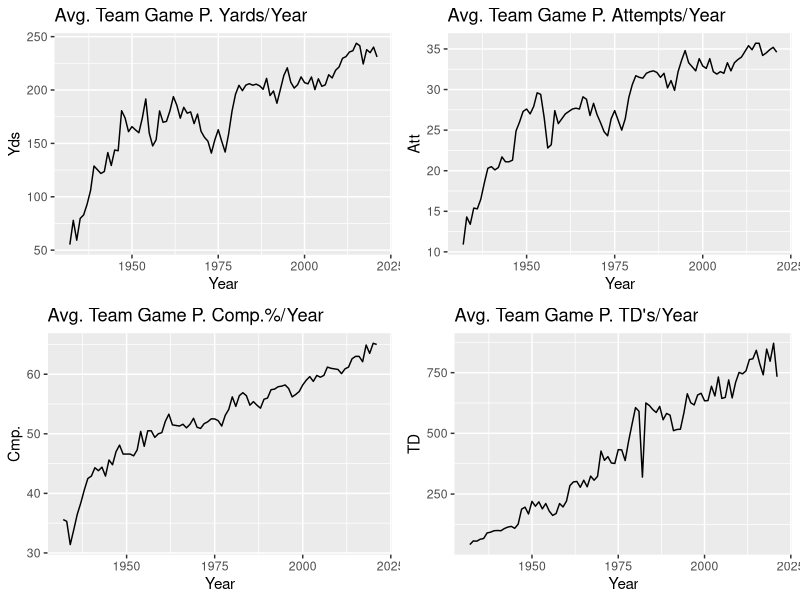
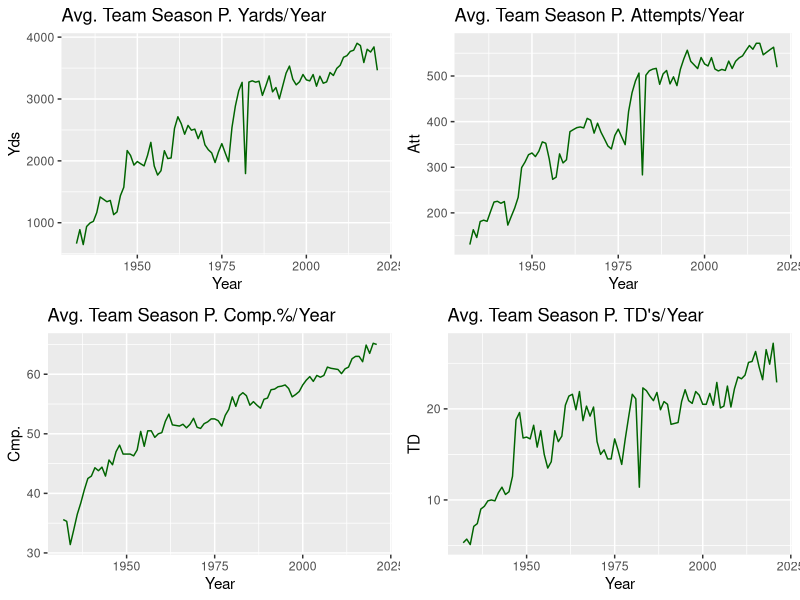
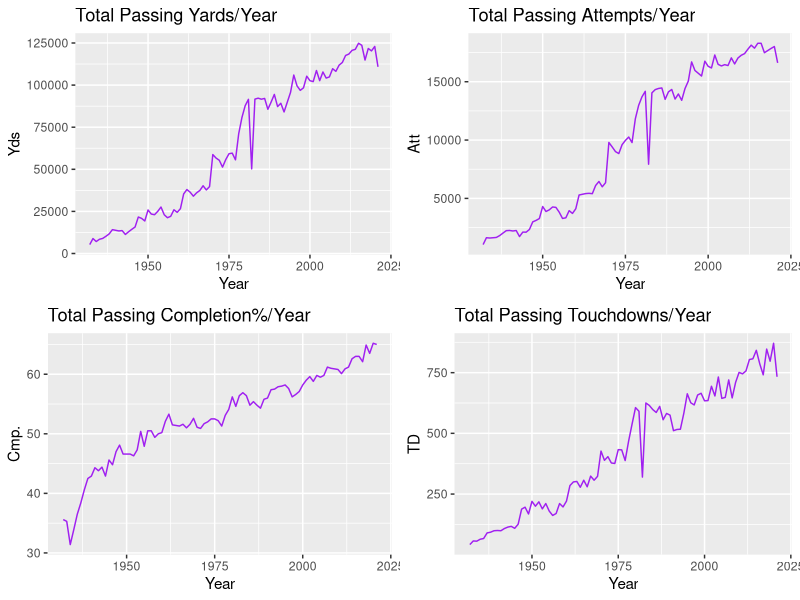
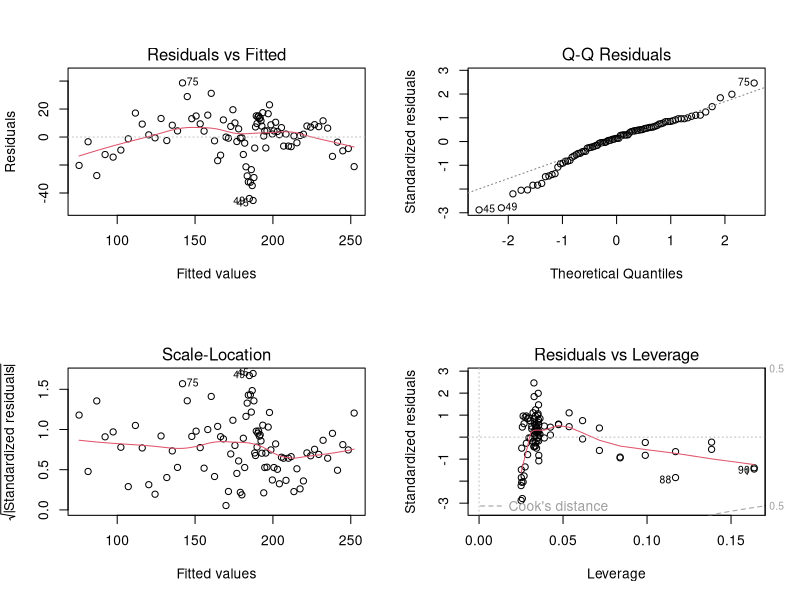
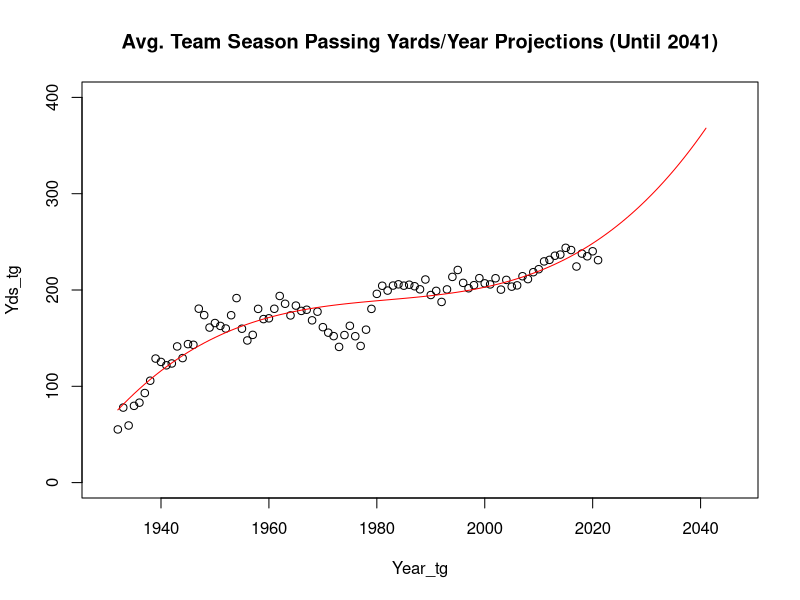
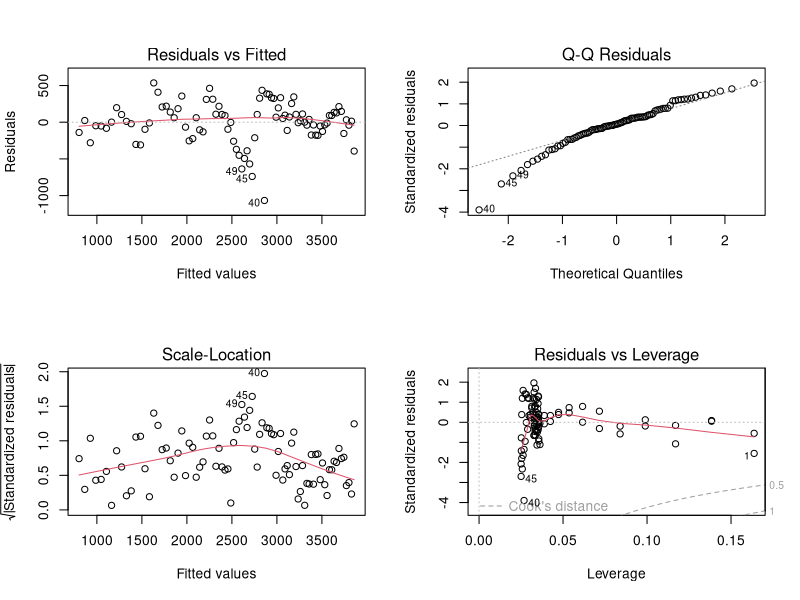
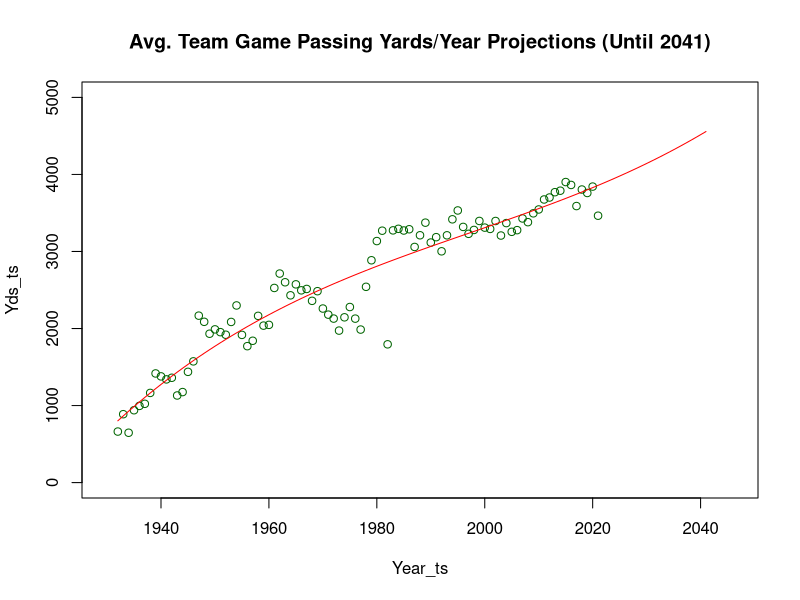
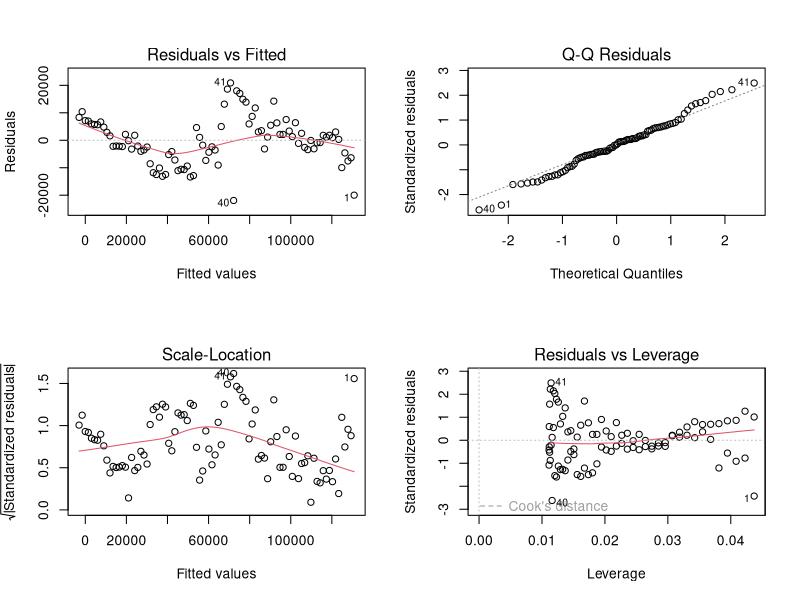

The R script that drew these images, in order:
## ---- chunk 1
# install.packages("ggpubr")
library(ggpubr)
library(ggplot2)
tg <- read.csv("AvgPerTeamGame.csv")
ts <- read.csv("AvgPerTeamSeason.csv")
total <- read.csv("TotalPerSeason.csv")

sum(duplicated(tg))
sum(duplicated(ts))
sum(duplicated(total))

# summary(tg)
# summary(ts)
# summary(total)
## ---- chunk 2
g1 <- ggplot(tg, aes(Year, Yds)) + 
  geom_line(color = "black") +
  ggtitle("Avg. Team Game P. Yards/Year")
g2 <- ggplot(tg, aes(Year, Att)) + 
  geom_line(color = "black") +
  ggtitle("Avg. Team Game P. Attempts/Year")
g3 <- ggplot(tg, aes(Year, Cmp.)) + 
  geom_line(color = "black") +
  ggtitle("Avg. Team Game P. Comp.%/Year")
g4 <- ggplot(total, aes(Year, TD)) + 
  geom_line(color = "black") +
  ggtitle("Avg. Team Game P. TD's/Year")
ggarrange(g1, g2, g3, g4,
                    ncol = 2, nrow = 2)

s1 <- ggplot(ts, aes(Year, Yds)) + 
  geom_line(color = "darkgreen") +
  ggtitle("Avg. Team Season P. Yards/Year")
s2 <- ggplot(ts, aes(Year, Att)) + 
  geom_line(color = "darkgreen") +
  ggtitle("Avg. Team Season P. Attempts/Year")
s3 <- ggplot(ts, aes(Year, Cmp.)) + 
  geom_line(color = "darkgreen") +
  ggtitle("Avg. Team Season P. Comp.%/Year")
s4 <- ggplot(ts, aes(Year, TD)) + 
  geom_line(color = "darkgreen") +
  ggtitle("Avg. Team Season P. TD's/Year")
ggarrange(s1, s2, s3, s4,
                    ncol = 2, nrow = 2)

t1 <- ggplot(total, aes(Year, Yds)) + 
  geom_line(color = "purple") +
  ggtitle("Total Passing Yards/Year")
t2 <- ggplot(total, aes(Year, Att)) + 
  geom_line(color = "purple") +
  ggtitle("Total Passing Attempts/Year")
t3 <- ggplot(total, aes(Year, Cmp.)) + 
  geom_line(color = "purple") +
  ggtitle("Total Passing Completion%/Year")
t4 <- ggplot(total, aes(Year, TD)) + 
  geom_line(color = "purple") +
  ggtitle("Total Passing Touchdowns/Year")
ggarrange(t1, t2, t3, t4,
                    ncol = 2, nrow = 2)
## ---- chunk 3
Yds_tg <- tg$Yds
Year_tg <- tg$Year
g_cbm <- lm(Yds_tg ~ poly(Year_tg, 3))
summary(g_cbm)
par(mfrow=c(2,2))
plot(g_cbm) # Diagnositic plots shows that the model has no problems
years_x1 <- seq(1932, 2041)
predictions_tg <- predict(g_cbm, newdata = data.frame(Year_tg = years_x1))
par(mfrow=c(1,1))
plot(Yds_tg ~ Year_tg, type = "p", ylim = c(0, 400), xlim = c(1930, 2046),
     main = "Avg. Team Season Passing Yards/Year Projections (Until 2041)")
lines(years_x1, predictions_tg, col = "red")
p_20yrs1 <- data.frame(Year = tail(years_x1, 20), Yds = tail(predictions_tg, 20))
p_20yrs1

# -----------------------------------------------------------------------------

Yds_ts <- ts$Yds
Year_ts <- ts$Year
s_cbm <- lm(Yds_ts ~ poly(Year_ts, 3))
summary(s_cbm)
par(mfrow=c(2,2))
plot(s_cbm) # Diagnositic plots shows that the model has no problems
predictions_ts <- predict(s_cbm, newdata = data.frame(Year_ts = years_x1))
par(mfrow=c(1,1))
plot(Yds_ts ~ Year_ts, type = "p", ylim = c(0, 5000), xlim = c(1930, 2046),
     main = "Avg. Team Game Passing Yards/Year Projections (Until 2041)", 
     col = "darkgreen")
lines(years_x1, predictions_ts, col = "red")
p_20yrs2 <- data.frame(Year = tail(years_x1, 20), Yds = tail(predictions_ts, 20))
p_20yrs2

# -----------------------------------------------------------------------------

# Since the plot using Yds from "total" shows a linear pattern compared to the
# other data sets, we'll use linear regression instead of
# cubic regression like the previous two prediction models.
Yds_total <- total$Yds
Year_total <- total$Year
t_lm <- lm(Yds_total ~ Year_total)
summary(t_lm)
par(mfrow=c(2,2))
plot(t_lm) # Diagnositic plots shows that the model has no problems
predictions_total <- predict(t_lm, newdata = data.frame(Year_total = years_x1))
par(mfrow=c(1,1))
plot(Yds_total ~ Year_total, type = "p", ylim = c(0, 175000), xlim = c(1930, 2046),
     main = "Total Passing Yards/Year Projections (Until 2041)", 
     col = "purple")
lines(years_x1, predictions_total, col = "red")
p_20yrs3 <- data.frame(Year = tail(years_x1, 20), Yds = tail(predictions_total, 20))
p_20yrs3
